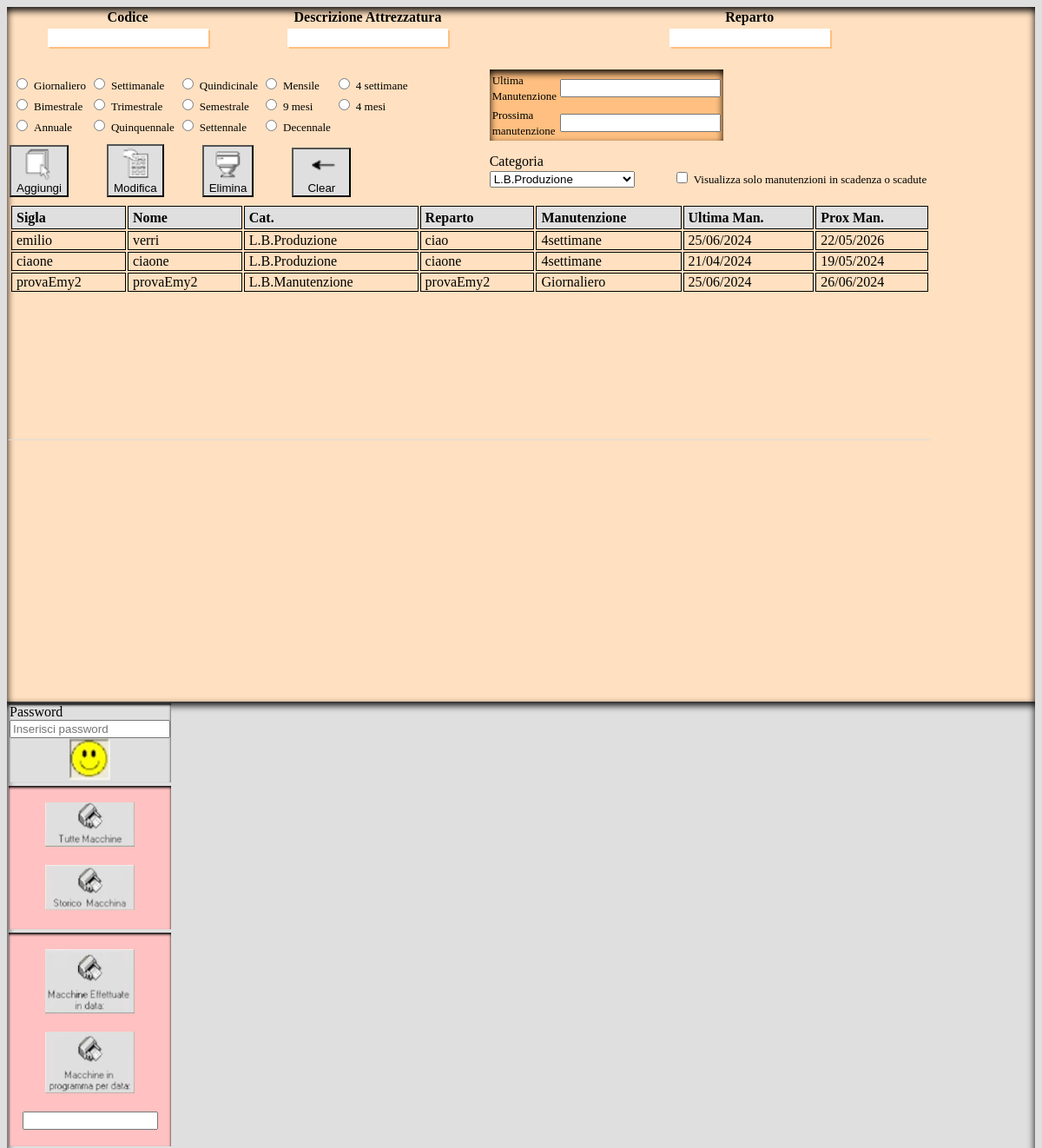
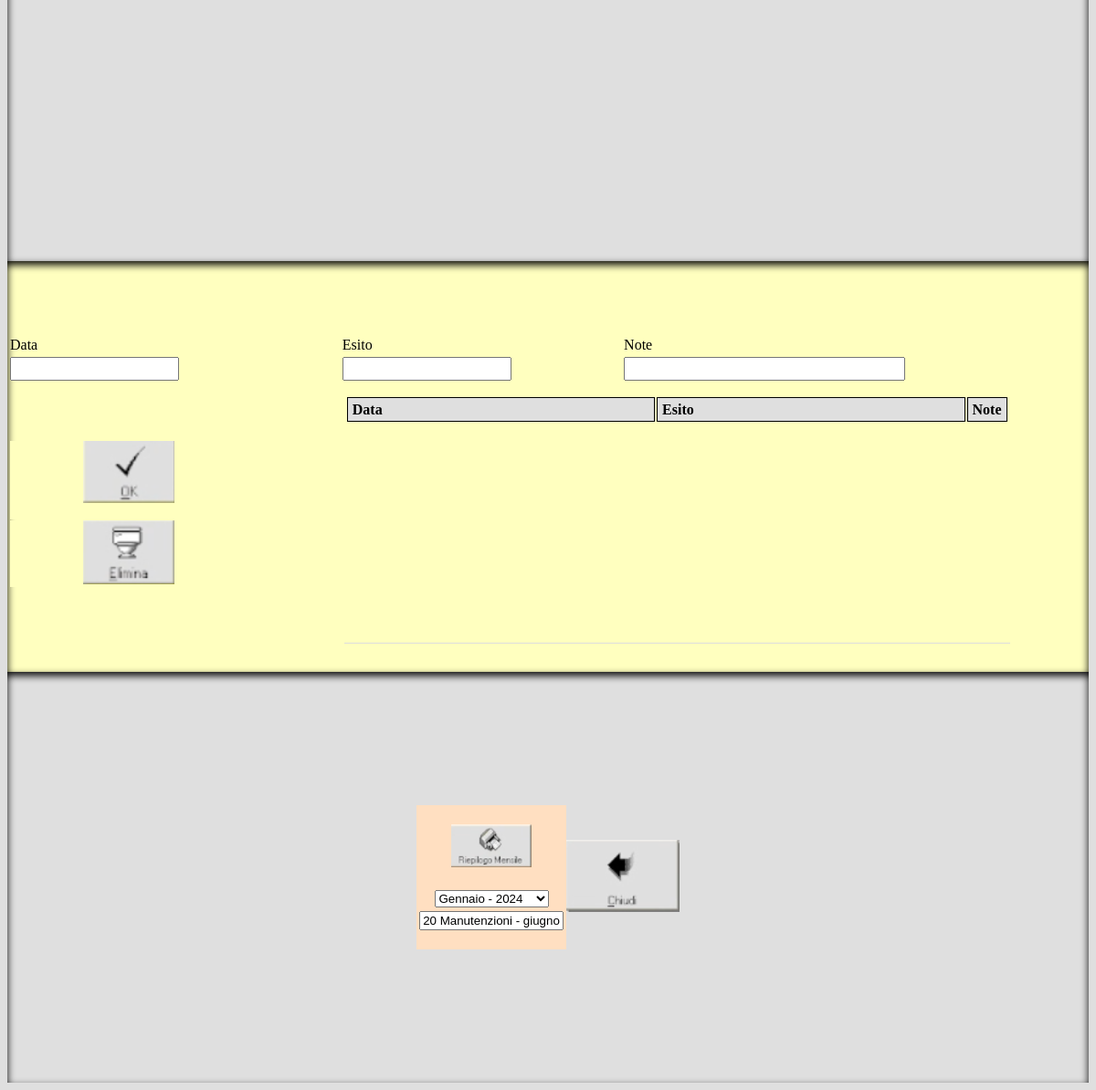
Before: / with the older database file (2 pictures, top to bottom).
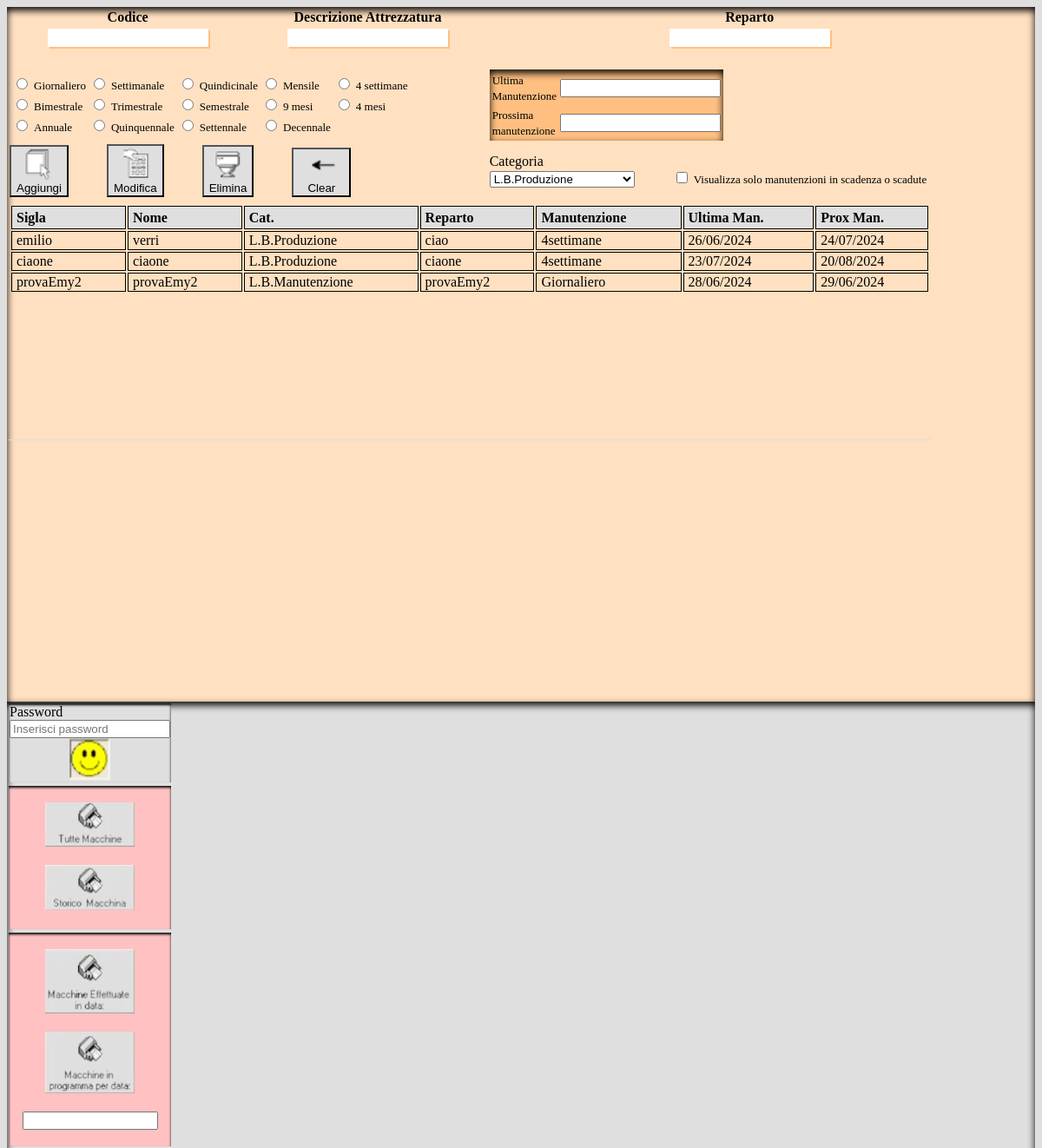
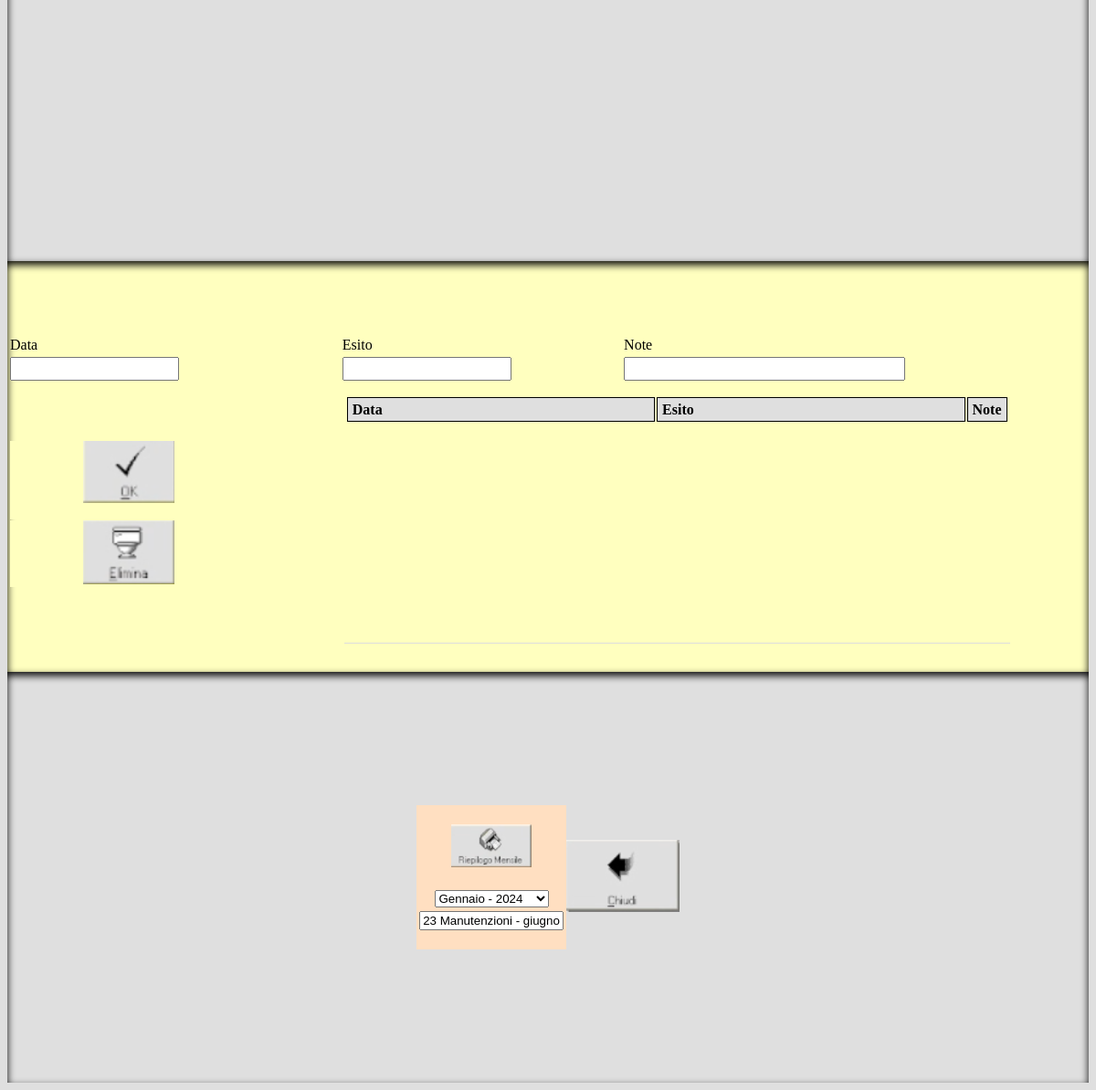
After: the same page with the newer database file (2 pictures, top to bottom).
### tables this page shows
CREATE TABLE "manutenzioni" (
	"id"	INTEGER NOT NULL,
	"Sigla"	TEXT,
	"Nome"	TEXT,
	"Cat"	TEXT,
	"Reparto"	TEXT,
	"Manutenzione"	TEXT,
	"UltimaMan"	TEXT,
	"ProxMan"	TEXT,
	"identificativo"	NUMERIC,
	"InScadenza"	NUMERIC,
	PRIMARY KEY("id" AUTOINCREMENT)
);

### classi/funzioneEstrazione.php (the view, shortened to what this page needs)
<?php
function estraiManutenzione()
{
        $my_conn = new PDO('sqlite:manutentori.db');
        $query = $my_conn->prepare("SELECT * FROM 'manutenzioni'");
        $query->execute();
        $results = $query->fetchAll(PDO::FETCH_ASSOC);
        foreach ($results as $estrazioni) {
            echo "<tr id='storiciLista'>
                    <td id='stile'>{$estrazioni['Sigla']}</td>
                    <td id='stile'>{$estrazioni['Nome']}</td>
                    <td id='stile'>{$estrazioni['Cat']}</td>
                    <td id='stile'>{$estrazioni['Reparto']}</td>
                    <td id='stile'>{$estrazioni['Manutenzione']}</td>
                    <td id='stile'>{$estrazioni['UltimaMan']}</td>
                    <td id='stile'>{$estrazioni['ProxMan']}</td>
                    <td id='stile' style='display:none;'>{$estrazioni['identificativo']}</td>";
            echo "</tr>";
        }
}

Changed rows visible on the page:
changed manutenzioni "emilio": UltimaMan "25/06/2024" → "26/06/2024"; ProxMan "22/05/2026" → "24/07/2024"
changed manutenzioni "ciaone": UltimaMan "21/04/2024" → "23/07/2024"; ProxMan "19/05/2024" → "20/08/2024"
changed manutenzioni "provaEmy2": UltimaMan "25/06/2024" → "28/06/2024"; ProxMan "26/06/2024" → "29/06/2024"
Other visible differences:
form field value: "20 Manutenzioni - giugno" → "23 Manutenzioni - giugno"
